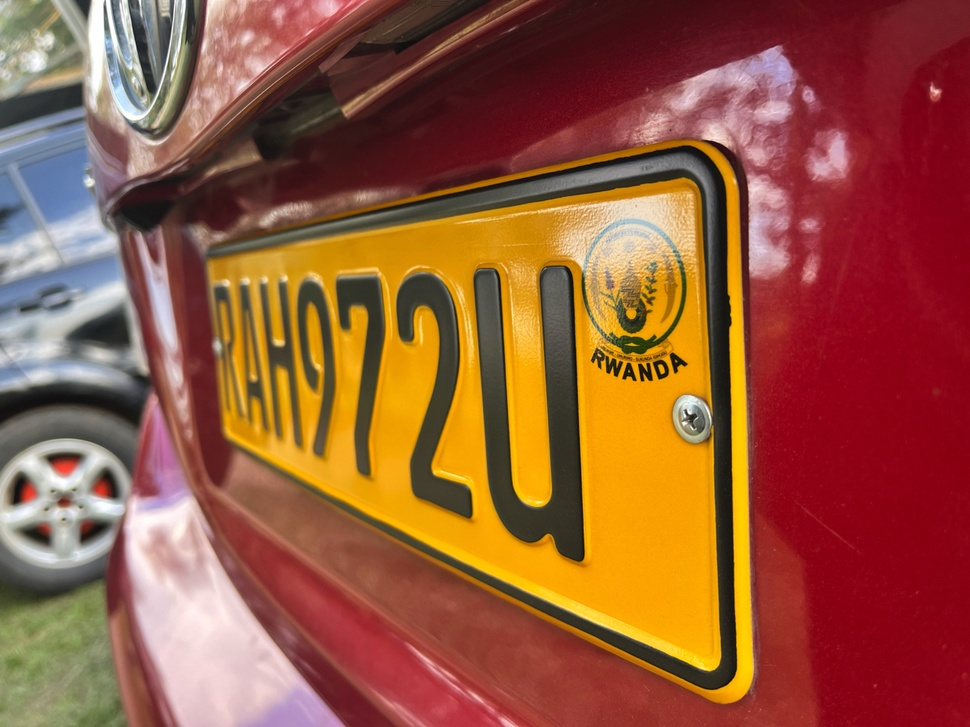
#> input picture assignment-001-given.jpg, 970 x 727 px, shrunk from 1280 x 960 before the run
$ python assignment-001.py
#> lines starting #> are read from the running program, lines starting #| are printed output that depends on the picture; after the words box and inside, x2 and y2 are one past the last pixel; in counts of white or black regions, pixels touching at a corner belong together
import cv2


def annotate_license_plate(input_path, output_path):
#> called with input_path = 'assignment-001-given.jpg', output_path = 'result.jpg'
    try:

        image = cv2.imread(input_path)
#> image is the input picture: shape (727, 970, 3); mean B, G, R 60.5, 88.1, 149
        if image is None:
            raise FileNotFoundError("Could not load the image. Check the file path.")

        height, width = image.shape[:2]
#> height = 727; width = 970

        x1, y1 = int(width * 0.21), int(height * 0.20)
#> x1 = 203; y1 = 145
        x2, y2 = int(width * 0.78), int(height * 0.97)
#> x2 = 756; y2 = 705

        cv2.rectangle(image, (x1, y1), (x2, y2), (0, 255, 0), 6)
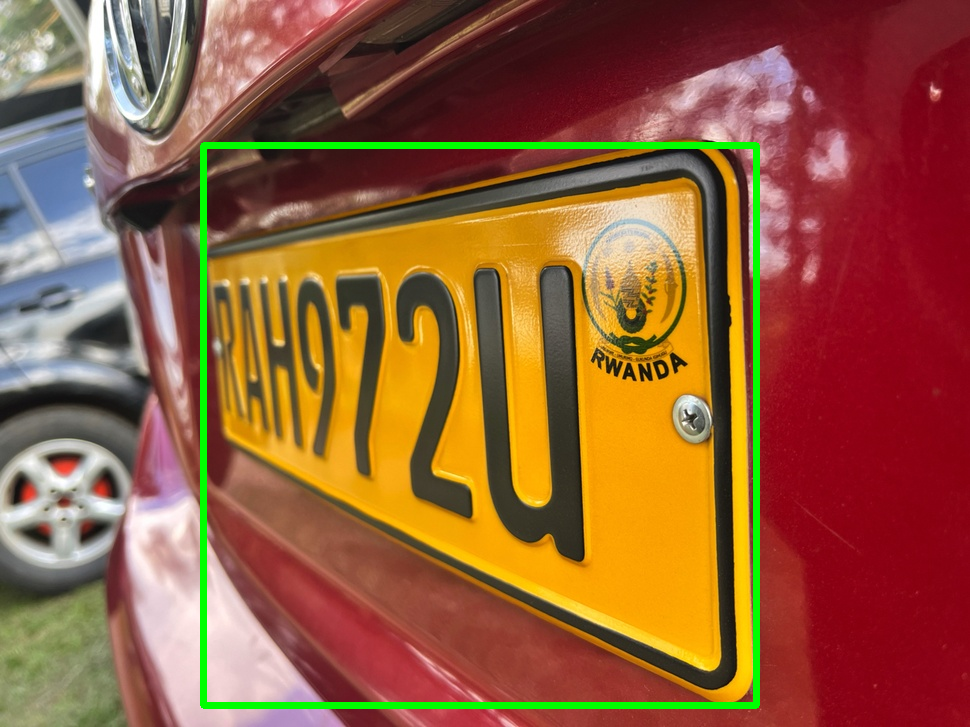
#> image: shape (727, 970, 3); 2.21% of pixels changed, all inside (x1, y1, x2, y2) = (200, 142, 760, 709)

        text = "RAH972U"
        text_x, text_y = int(width * 0.68), int(height * 0.19)
#> text_x = 659; text_y = 138
        font = cv2.FONT_HERSHEY_SIMPLEX
        font_scale, thickness = 1.5, 4
        text_color = (0, 255, 0)

        overlay = image.copy()
        (text_width, text_height), _ = cv2.getTextSize(text, font, font_scale, thickness)
        cv2.rectangle(
            overlay, (text_x - 5, text_y - text_height - 5),
            (text_x + text_width + 5, text_y + 5), (0, 0, 0), -1
        )
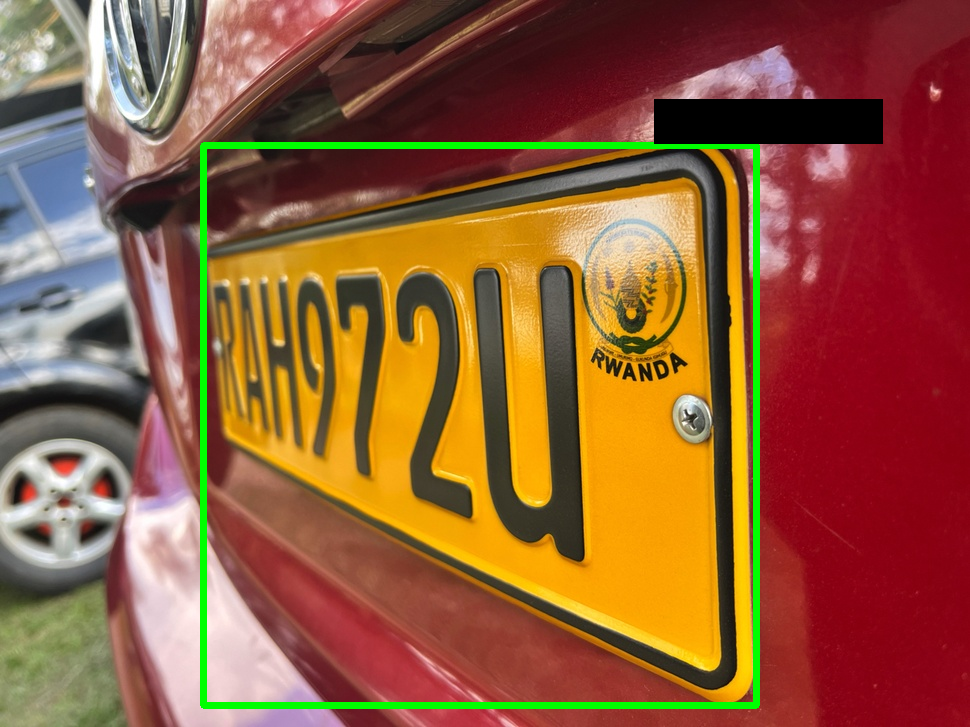
#> overlay: shape (727, 970, 3); 1.46% of pixels changed, all inside (x1, y1, x2, y2) = (654, 99, 883, 144)

        cv2.addWeighted(overlay, 0.5, image, 0.5, 0, image)

        cv2.putText(image, text, (text_x, text_y), font, font_scale, text_color, thickness)
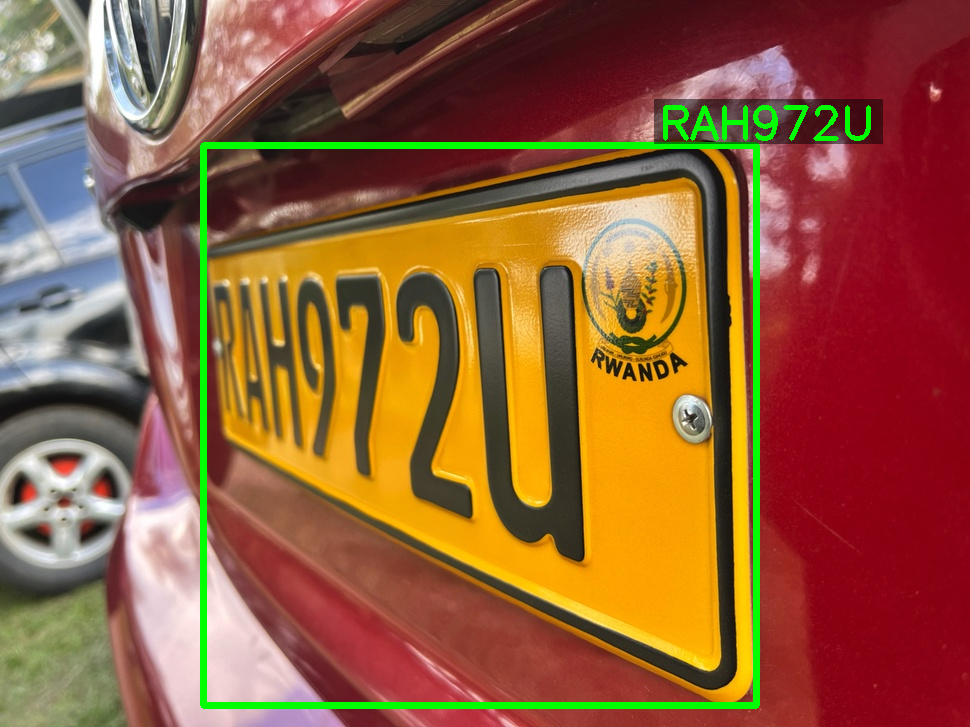
#> image: shape (727, 970, 3); mean B, G, R 57.9, 92.2, 144.4

        cv2.imwrite(output_path, image)

        return image
    except Exception as e:
        print(f"Error: {e}")
        return None


def main():
    input_image = "assignment-001-given.jpg"
    output_image = "result.jpg"

    result = annotate_license_plate(input_image, output_image)

    if result is not None:
        cv2.imshow("Annotated License Plate", result)
        print("Press any key to close the image and save the result.")
        cv2.waitKey(0)
        cv2.destroyAllWindows()
        print(f"Annotated image saved at {output_image}.")
    else:
        print("Failed to annotate the image.")


if __name__ == "__main__":
    main()
